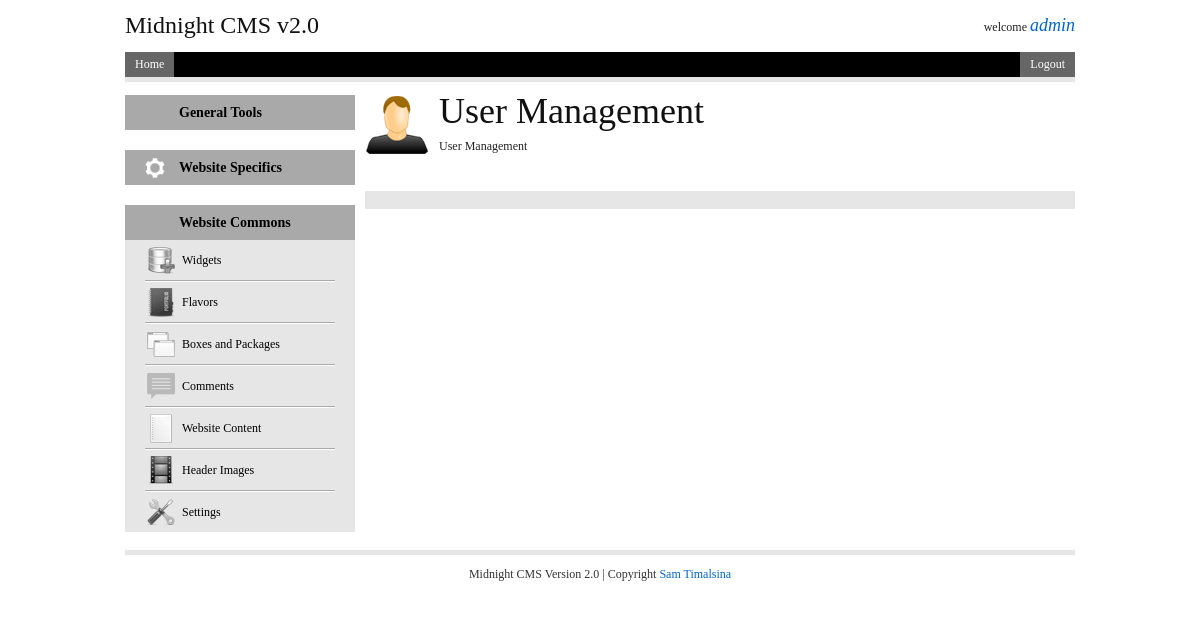
Screenshot of /admin/widget.php?widget=User Management (signed in) with the database file from the repository.
### tables this page shows
CREATE TABLE IF NOT EXISTS `widgets` (
  `id` int(11) NOT NULL AUTO_INCREMENT,
  `name` varchar(50) NOT NULL,
  `description` varchar(256) NOT NULL,
  `logo` varchar(256) NOT NULL,
  `type` enum('common','specific','tools') NOT NULL,
  `system` enum('default','installed') NOT NULL,
  PRIMARY KEY (`id`)
);

### admin/conf/functions.php (called while the page is built, shortened)
<?php
	function cut($text){
		$ext="-";
		$spc=" ";
		$replace = str_replace($spc, $ext, $text);
		return $replace;
	}
	function space($text){
		$ext="-";
		$spc=" ";
		$replace = str_replace($ext, $spc, $text);
		return $replace;
	}
?>

### admin/includes/left.php (the view, shortened to what this page needs)
<div id="left" class="span-6">
<?php
    $username = $_SESSION['username'];
    if($_SESSION['level'] == "admin"){
?>
    	<div id="statistics" class="boxes span-6 last">
        	<h1 class="box_heading">General Tools</h1>
            </div>
<?php
    }
?>
        <div id="specifics" class="boxes span-6 last">
        	<h1 class="box_heading icon1">Website Specifics</h1>
            </div>
        <div id="commons" class="boxes span-6 last">
        	<h1 class="box_heading">Website Commons</h1>
            <ul class="box_menu">
				<?php
                    $query=mysql_query("SELECT
                                            widgets.`name`,
                                            widgets.id,
                                            widgets.description,
                                            widgets.logo,
                                            widgets.type
                                        FROM
                                            widgets
                                        INNER JOIN adminwidget_tbl ON widgets.`name` = adminwidget_tbl.widgetname
                                        WHERE
                                            adminwidget_tbl.username = '$username' AND
                                            adminwidget_tbl.tools = 'yes' AND widgets.type='common'");
					$num_of_widgets=mysql_num_rows($query);
					$this_widget=1;
                    while($widget=mysql_fetch_array($query)){
                ?>
            	<li <?php if($this_widget==1) echo "class='first'"; else if($this_widget==$num_of_widgets) echo "class='last'";?>>
                	<a href="<?php echo BASE_URL."widgets/".cut($widget['name']);?>"><span style="background:url(<?php echo BASE_URL;?>images/widgets/<?php echo $widget['logo'];?>) <?php if(isset($_GET['widget'])){if (cut($widget['name'])==$_GET['widget']) echo "right"; else echo "left";} else echo "left";?> bottom; height:32px; width:32px; display:block; float:left; margin-top:4px;">&nbsp;</span><?php echo $widget['name'];?></a>
                </li>
                <?php $this_widget++;} ?>
            </ul>
        </div>
    </div>

### admin/widget.php (shortened to what this page needs)
<?php
	include("includes/header.php");
	include("includes/left.php");
?>
    <div id="main" class="span-18 last">
		<?php
            $widget=mysql_fetch_array(mysql_query("SELECT * FROM widgets WHERE name='".space($_GET['widget'])."'"));
            $widget_logo=$widget['logo'];
            $widget_name=$widget['name'];
            $widget_description=$widget['description'];
        ?>
    	<div class="span-18 last prepend-top" id="widget_heading">
        	<span style="background:url(<?php echo BASE_URL;?>images/widgets/<?php echo $widget_logo;?>) top; margin-right:10px;" class="widget_icon big main">&nbsp;</span><h1><?php echo $widget_name;?></h1>
            <p><?php echo $widget_description;?></p>
        <div class="span-18 last prepend-top" id="functions">
        </div>
    </div>
    </div>
<?php
	include("includes/footer.php");
?>

### admin/styles/screen.css (style rules this page uses)
html { margin:0;padding:0;border:0; }
body, div, span, object, iframe, h1, h2, h3, h4, h5, h6, p, blockquote, pre, a, abbr, acronym, address, code, del, dfn, em, img, q, dl, dt, dd, ol, ul, li, fieldset, form, label, legend, table, caption, tbody, tfoot, thead, tr, th, td, article, aside, dialog, figure, footer, header, hgroup, nav, section { margin:0;padding:0;border:0;font-size:100%;font:inherit;vertical-align:baseline; }
body { line-height:1.5;background:white; }
html { font-size:100.01%; }
body { font-size:75%;color:#222;background:#fff;font-family:"Helvetica Neue", Arial, Helvetica, sans-serif; }
h1, h2, h3, h4, h5, h6 { font-weight:normal;color:#111; }
h1 { font-size:3em;line-height:1;margin-bottom:0.5em; }
p { margin:0 0 1.5em; }
a { color:#06c;text-decoration:underline; }
ul, ol { margin:0 1.5em 1.5em 0;padding-left:1.5em; }
ul { list-style-type:disc; }
.first { margin-left:0;padding-left:0; }
.last { margin-right:0;padding-right:0; }
.column, .span-1, .span-2, .span-3, .span-4, .span-5, .span-6, .span-7, .span-8, .span-9, .span-10, .span-11, .span-12, .span-13, .span-14, .span-15, .span-16, .span-17, .span-18, .span-19, .span-20, .span-21, .span-22, .span-23, .span-24 { float:left;margin-right:10px; }
.last { margin-right:0; }
.span-6 { width:230px; }
.span-18 { width:710px; }
div.prepend-top, .prepend-top { margin-top:1.5em; }

### admin/styles/print.css (style rules this page uses)
body { line-height:1.5;font-family:"Helvetica Neue", Arial, Helvetica, sans-serif;color:#000;background:none;font-size:10pt; }
h1, h2, h3, h4, h5, h6 { font-family:"Helvetica Neue", Arial, "Lucida Grande", sans-serif; }
a:link, a:visited { background:transparent;font-weight:700;text-decoration:underline; }
a:link:after, a:visited:after { content:" (" attr(href) ")";font-size:90%; }

### admin/styles/style.css (style rules this page uses)
body { font-family:Georgia, "Times New Roman", Times, serif; }
a { text-decoration:none !important; }
#statistics, #specifics, #commons, #widget_create, #widget_edit { background:#e6e6e6; margin-top:20px; }
h1.box_heading { font-size:14px; font-weight:bold; color:#000; background:#a9a9a9; height:35px; line-height:35px; text-indent:54px; margin-bottom:0; cursor:pointer; }
.icon1 { background:#a9a9a9 url(../images/website_specifics.png) no-repeat 20px center !important; }
ul.box_menu { list-style:none; padding-left:0; margin:0 20px 0 0px; }
ul.box_menu li { height:40px; line-height:40px; border-bottom:1px solid #a9a9a9; border-top:1px solid #fff; margin-left:20px; text-indent:5px; }
ul.box_menu li.first { border-top:none; }
ul.box_menu li.last { border-bottom:none; }
ul.box_menu a { color:#000; font-weight:normal; text-decoration:none; }
.widget_icon { display:block; margin:0 auto; margin-top:10px; }
.widget_icon.main { margin:0; float:left; }
.widget_icon.big { height:64px; width:64px; }
#widget_heading h1 { margin-bottom:8px; }
#functions { background:#e6e6e6; color:#000; }

### rows the page displays
widgets: logo (picture), name "Widgets"
widgets: logo (picture), name "Flavors"
widgets: logo (picture), name "Boxes and Packages"
widgets: logo (picture), name "Comments"
widgets: logo (picture), name "Website Content"
widgets: logo (picture), name "Header Images"
widgets: logo (picture), name "Settings"
widgets: logo (picture), name "User Management", description "User Management"

### other values shown
$_SESSION['username'] "admin"
